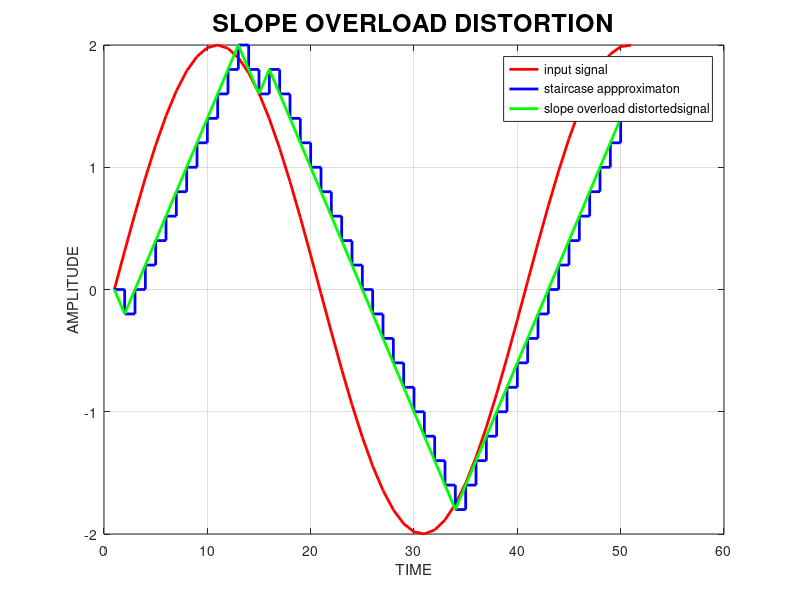

Here is the MATLAB script that generated this plot:
% case 2  → Slope Overload Distortion in Delta Modulation
clc;
clear
close all;

a=2;                        % Signal amplitude
t=0:2*pi/50:2*pi;           % Time axis
x=a*sin(2*pi/5*t);          % Higher frequency input (causes slope overload)

l=length(x);
plot(x,'r','linewidth',2);  % Input signal
delta=0.2;                  % Step size (insufficient for fast signal)
hold on

xn=0;                       % Initial approximation

for i=1:l                   % Delta modulation process
    if x(i)>xn(i)
        d(i)=1;             % Comparator output
        xn(i+1)=xn(i)+delta;% Increment step
    else
        d(i)=0;
        xn(i+1)=xn(i)-delta;% Decrement step
    end
end

stairs(xn,'b','linewidth',2)% Staircase output
hold on
plot(xn,'g','linewidth',2); % Delta modulated signal

xlabel('TIME');
ylabel('AMPLITUDE');
title('SLOPE OVERLOAD DISTORTION','fontsize',18);
legend('input signal','staircase appproximaton','slope overload distortedsignal');
grid on
